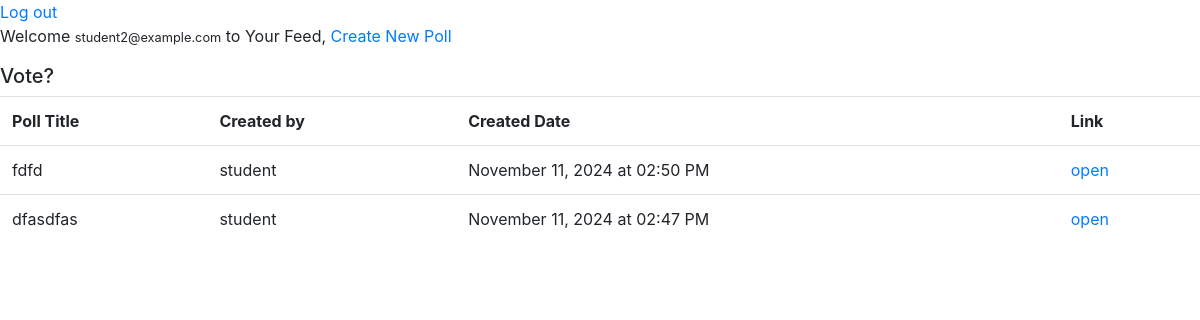
Before: /feed (signed in) with the older database file.
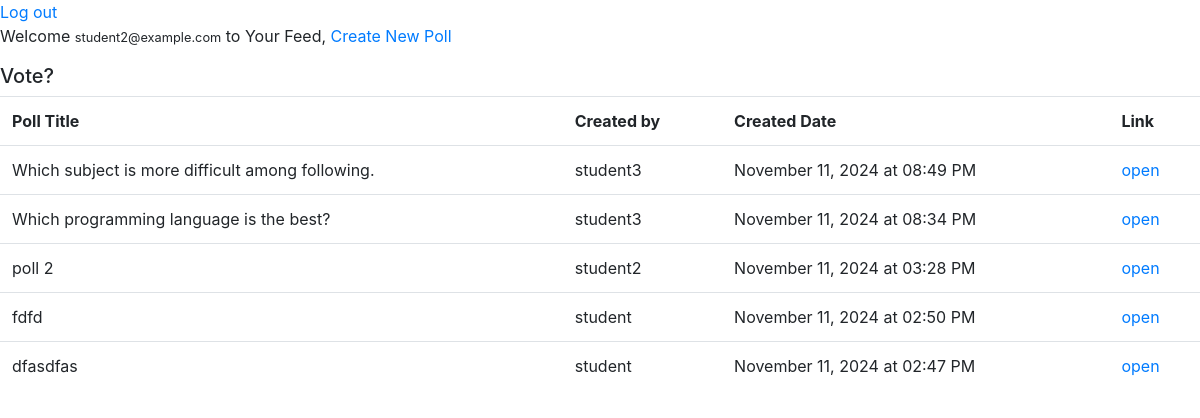
After: the same page with the newer database file.
### app/models.py (models this page shows, shortened)
class User(db.Model, UserMixin):
    __tablename__ = 'user'
    id = db.Column(db.Integer, primary_key=True)
    email = db.Column(db.String(500), unique=True, nullable=False)
    password_hash = db.Column(db.String(500), unique=True, nullable=False) # store the hash password
    is_admin = db.Column(db.Boolean, default=False)
    polls = db.relationship('Poll', backref='creator', lazy=True, cascade="all, delete-orphan")
    votes = db.relationship('Vote', backref='voter', lazy=True)
    vote_history = db.relationship('UserVoteHistory', backref='user', lazy=True)

class Poll(db.Model):
    __tablename__ = 'poll'
    id = db.Column(db.Integer, primary_key=True)
    title = db.Column(db.String(120), nullable=False)
    description = db.Column(db.String(500), nullable=True)
    created_at =db.Column(db.DateTime, default=datetime.now)
    status = db.Column(db.String(20), default='active')
    creator_id = db.Column(db.Integer, db.ForeignKey('user.id'), nullable=False)
    options = db.relationship('Option', backref='poll', lazy=True)
    votes = db.relationship('Vote', backref='poll', lazy=True)
    vote_history = db.relationship('UserVoteHistory', backref='poll', lazy=True)
    @hybrid_property
    def created_by_username(self):
        creator = User.query.get(self.creator_id)
        name, _, _ =creator.email.rpartition('@')
        return name

### app/routes.py (the view)
@app.route('/feed')
@login_required
def feed():
    polls = ps.fetch_polls()
    return render_template("feed.html", user=current_user, polls=polls)

### app/auth.py (called while the page is built)
def load_user(user_id):
    return User.query.get(int(user_id))

### app/poll_service.py (called while the page is built)
def fetch_polls():
    return Poll.query.order_by(Poll.created_at.desc()).all()

### app/routes.py (called while the page is built)
@login_manager.user_loader
def load_user(user_id):
    return auth.load_user(user_id)

### app/templates/feed.html
{% extends "base.html" %}
{% block body %}
<nav>
    <a href="{{url_for('logout')}}">Log out</a>
</nav>
<div>
    <p>Welcome <small>{{user.email}}</small> to Your Feed,
        <a href="{{ url_for('create_poll') }}">Create New Poll</a>
    </p>
    <h5> Vote? </h5>
    <table class="table">
        <tr class="">
            <th scope="col"> Poll Title </th>
            <th scope="col"> Created by </th>
            <th scope="col"> Created Date </th>
            <th scope="col"> Link </th>
        </tr>
        {% for poll in polls %}
        <tr>
            <td>{{ poll.title }}</td>
            <td>{{ poll.created_by_username}} </td>
            <td>{{ poll.created_at.strftime('%B %d, %Y at %I:%M %p')}} </td>
            <td><a href="{{ url_for('poll', poll_id=poll.id) }}">open</a></td>
        </tr>
        {% endfor %}
    </table>
</div>
{% endblock %}

### app/templates/base.html (shortened to what this page needs)
<!DOCTYPE html>
<html>
<head>
    <link rel="stylesheet" href="https://cdn.jsdelivr.net/npm/bootstrap@4.1.3/dist/css/bootstrap.min.css">
</head>
<body>
    {% block body %} {% endblock %}
</body>
</html>

Changed rows visible on the page:
added Poll: title "Which subject is more difficult among following.", created_by_username "student3", created_at "November 11, 2024 at 08:49 PM"
added Poll: title "Which programming language is the best?", created_by_username "student3", created_at "November 11, 2024 at 08:34 PM"
added Poll: title "poll 2", created_by_username "student2", created_at "November 11, 2024 at 03:28 PM"
